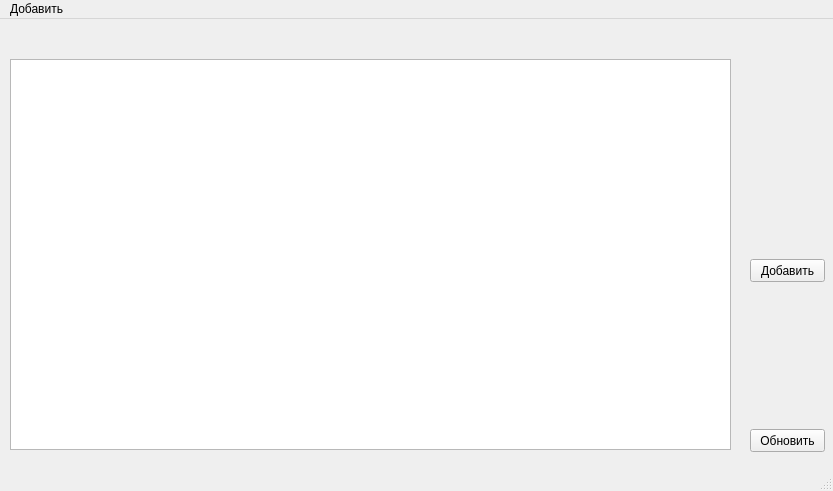
<?xml version="1.0" encoding="UTF-8"?>
<ui version="4.0">
 <class>MainWindow</class>
 <widget class="QMainWindow" name="MainWindow">
  <property name="geometry">
   <rect>
    <x>0</x>
    <y>0</y>
    <width>833</width>
    <height>491</height>
   </rect>
  </property>
  <property name="minimumSize">
   <size>
    <width>833</width>
    <height>491</height>
   </size>
  </property>
  <property name="maximumSize">
   <size>
    <width>833</width>
    <height>491</height>
   </size>
  </property>
  <property name="windowTitle">
   <string>MainWindow</string>
  </property>
  <widget class="QWidget" name="centralwidget">
   <widget class="QTableView" name="tableView">
    <property name="geometry">
     <rect>
      <x>10</x>
      <y>40</y>
      <width>721</width>
      <height>391</height>
     </rect>
    </property>
   </widget>
   <widget class="QPushButton" name="updateButton">
    <property name="geometry">
     <rect>
      <x>750</x>
      <y>410</y>
      <width>75</width>
      <height>23</height>
     </rect>
    </property>
    <property name="text">
     <string>Обновить</string>
    </property>
   </widget>
   <widget class="QPushButton" name="appendButton">
    <property name="geometry">
     <rect>
      <x>750</x>
      <y>240</y>
      <width>75</width>
      <height>23</height>
     </rect>
    </property>
    <property name="text">
     <string>Добавить</string>
    </property>
   </widget>
  </widget>
  <widget class="QMenuBar" name="menubar">
   <property name="geometry">
    <rect>
     <x>0</x>
     <y>0</y>
     <width>833</width>
     <height>21</height>
    </rect>
   </property>
   <widget class="QMenu" name="menu">
    <property name="title">
     <string>Добавить</string>
    </property>
    <addaction name="actionMailGroupSettings"/>
   </widget>
   <addaction name="menu"/>
  </widget>
  <widget class="QStatusBar" name="statusbar"/>
  <action name="action">
   <property name="text">
    <string>...настройки</string>
   </property>
  </action>
  <action name="actionMailGroupSettings">
   <property name="text">
    <string>...группы адресов</string>
   </property>
  </action>
 </widget>
 <resources/>
 <connections/>
</ui>
